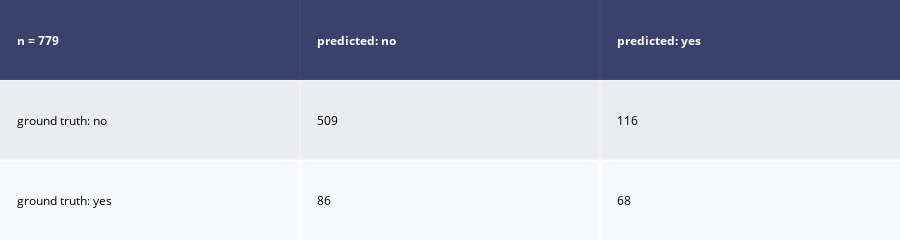

Here is the notebook cell this chart was saved with:
### Code cell
import plotly.figure_factory as ff
table = ff.create_table(cm)
iplot(table)

### Figure 1 — Plotly figure (JSON) as saved in the notebook; plotly's stock layout.template omitted (floating-point values rounded to 4 significant figures)
{"data": [{"colorscale": [[0, "#00083e"], [0.5, "#ededee"], [1, "#ffffff"]], "hoverinfo": "none", "opacity": 0.75, "showscale": false, "type": "heatmap", "z": [[0, 0, 0], [0.5, 0.5, 0.5], [1, 1, 1]]}], "layout": {"annotations": [{"align": "left", "font": {"color": "#ffffff"}, "showarrow": false, "text": "<b>n = 779</b>", "x": -0.45, "xanchor": "left", "xref": "x", "y": 0, "yref": "y"}, {"align": "left", "font": {"color": "#ffffff"}, "showarrow": false, "text": "<b>predicted: no</b>", "x": 0.55, "xanchor": "left", "xref": "x", "y": 0, "yref": "y"}, {"align": "left", "font": {"color": "#ffffff"}, "showarrow": false, "text": "<b>predicted: yes</b>", "x": 1.55, "xanchor": "left", "xref": "x", "y": 0, "yref": "y"}, {"align": "left", "font": {"color": "#000000"}, "showarrow": false, "text": "ground truth: no", "x": -0.45, "xanchor": "left", "xref": "x", "y": 1, "yref": "y"}, {"align": "left", "font": {"color": "#000000"}, "showarrow": false, "text": "509", "x": 0.55, "xanchor": "left", "xref": "x", "y": 1, "yref": "y"}, {"align": "left", "font": {"color": "#000000"}, "showarrow": false, "text": "116", "x": 1.55, "xanchor": "left", "xref": "x", "y": 1, "yref": "y"}, {"align": "left", "font": {"color": "#000000"}, "showarrow": false, "text": "ground truth: yes", "x": -0.45, "xanchor": "left", "xref": "x", "y": 2, "yref": "y"}, {"align": "left", "font": {"color": "#000000"}, "showarrow": false, "text": "86", "x": 0.55, "xanchor": "left", "xref": "x", "y": 2, "yref": "y"}, {"align": "left", "font": {"color": "#000000"}, "showarrow": false, "text": "68", "x": 1.55, "xanchor": "left", "xref": "x", "y": 2, "yref": "y"}], "height": 140, "margin": {"b": 0, "l": 0, "r": 0, "t": 0}, "xaxis": {"dtick": 1, "gridwidth": 2, "showticklabels": false, "tick0": -0.5, "ticks": "", "zeroline": false}, "yaxis": {"autorange": "reversed", "dtick": 1, "gridwidth": 2, "showticklabels": false, "tick0": 0.5, "ticks": "", "zeroline": false}}}
